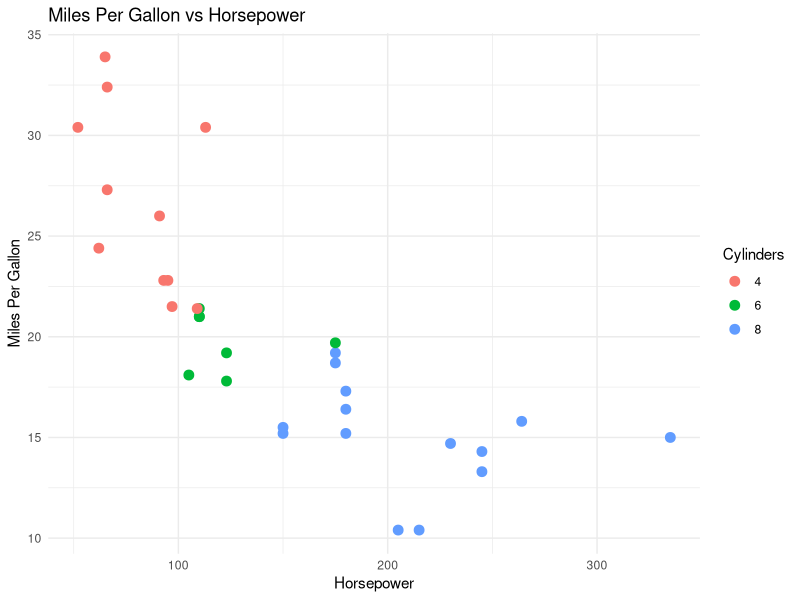

Generate this figure with R:
# Load required libraries
library(dplyr)
library(ggplot2)

# Import the mtcars dataset
data(mtcars)

# Use dplyr to create a simple transformed dataset
mtcars_clean <- mtcars %>%
  mutate(cyl = factor(cyl))  # treat cylinders as a categorical variable

# Create a simple scatter plot
ggplot(mtcars_clean, aes(x = hp, y = mpg, color = cyl)) +
  geom_point(size = 3) +
  labs(
    title = "Miles Per Gallon vs Horsepower",
    x = "Horsepower",
    y = "Miles Per Gallon",
    color = "Cylinders"
  ) +
  theme_minimal()
